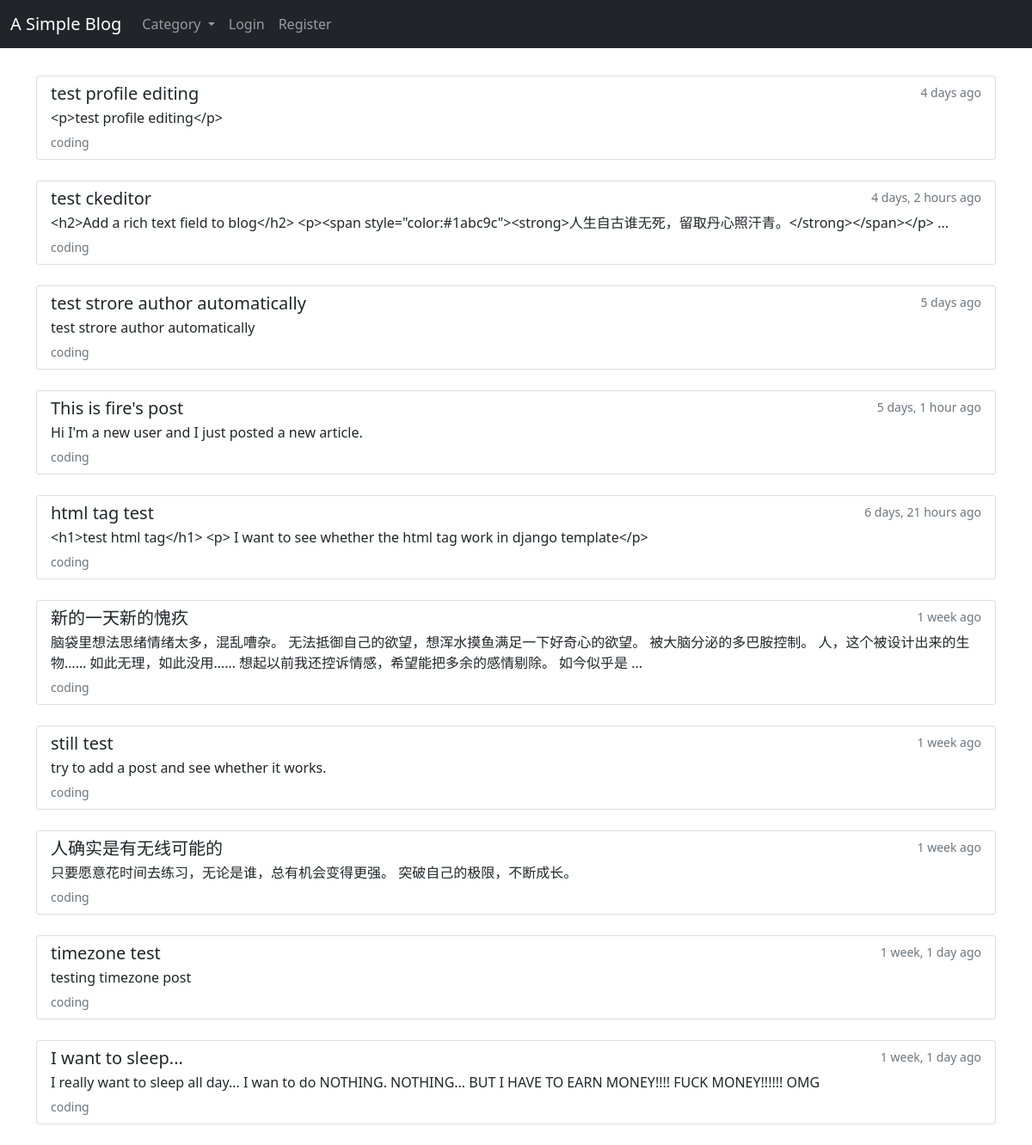
Page /category/coding/ on the earlier database version.
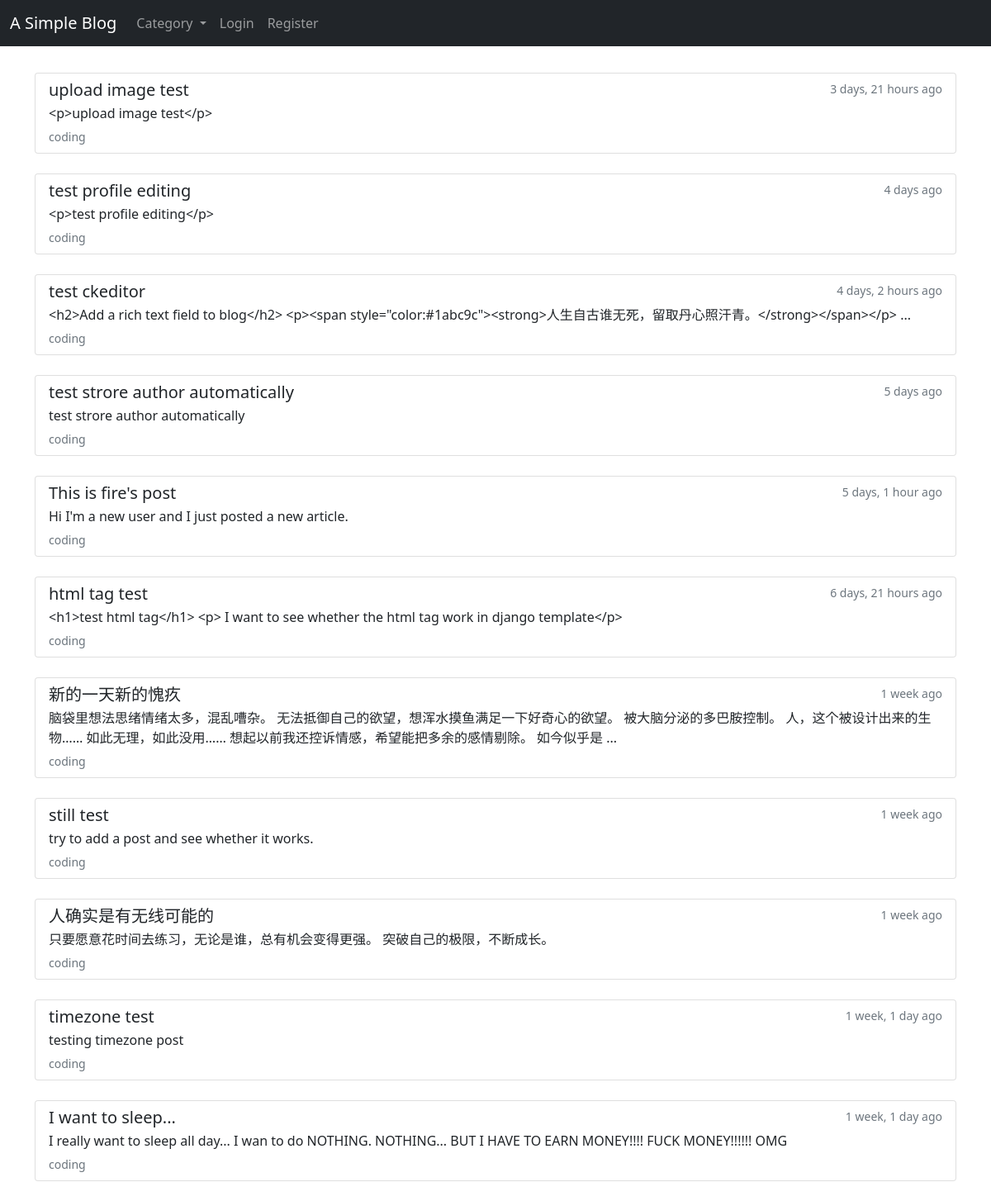
Same page on the later database version.
### myBlog/models.py (models this page shows, shortened)
class Post(models.Model):
    title = models.CharField(max_length=255)
    author = models.ForeignKey(User, on_delete=CASCADE, null=False)
    tag = models.CharField(max_length=255)
    category = models.CharField(max_length=50, default="coding")
    body = RichTextField(blank=True, null=True)
    image = models.ImageField(null=True, blank=True, upload_to='images/')
    post_time = models.DateTimeField(auto_now_add=True)
    likes = models.ManyToManyField(User, related_name="like_list")
    class Meta:
        ordering = ['-post_time']

### myBlog/views.py (the view)
class CategoryPostsView(generic.ListView):
    model = Post
    template_name = 'myBlog/category_posts.html'
    def get_context_data(self, **kwargs):
        posts_list = Post.objects.filter(category=self.kwargs['category'])
        context = super().get_context_data(**kwargs)
        context['posts_list'] = posts_list
        return context

### myBlog/context_processors.py (called while the page is built)
def get_category_list(request):
    category_list = Category.objects.all()
    return {
        'category_list': category_list,
    }

### myBlog/models.py (called while the page is built)
    def __str__(self):
        return self.name

### myBlog/templates/myBlog/category_posts.html (shortened to what this page needs)
{% extends 'base.html' %} {% block title %} My Blog {% endblock %}
{% block body %}
<br />
{% if posts_list %}
{% for post in posts_list %}
<div class="list-group">
  <a href="{% url 'article_detail' post.pk %}" class="list-group-item list-group-item-action">
    <div class="d-flex w-100 justify-content-between">
      <h5 class="mb-1">{{ post.title }}</h5>
      <small class="text-muted">{{ post.post_time|timesince }} ago</small>
    </div>
    <p class="mb-1">
      {% if post.body|length > 120 %}
      {{ post.body|slice:":120" }} ...
      {% else %}
      {{ post.body }}
      {% endif %}
    </p>
    <small class="text-muted">{{ post.category }}</small>
  </a>
</div>
<br />
{% endfor %}
{% else %}
<p><strong>Sorry, there are no articles fall under this category.</strong></p>
{% endif %}
{% endblock %}

### templates/base.html (shortened to what this page needs)
{% load static %}
<!DOCTYPE html>
<html lang="en">
<head>
	<link href="https://cdn.jsdelivr.net/npm/bootstrap@5.1.0/dist/css/bootstrap.min.css" rel="stylesheet"
 />
</head>
<body>
	<nav class="navbar navbar-expand-lg navbar-dark bg-dark">
		<div class="container-fluid">
			<a class="navbar-brand" href="{% url 'home' %}">A Simple Blog</a>
			<div class="collapse navbar-collapse" id="navbarNavAltMarkup">
				<div class="navbar-nav">
					<li class="nav-item dropdown">
						<a class="nav-link dropdown-toggle" href="#" id="navbarDropdown" role="button" data-bs-toggle="dropdown"
							aria-expanded="false">
							Category
						</a>
					</li>
					{% with url_name=request.resolver_match.url_name %}
					{% if request.user.is_authenticated %}
					<a class="nav-link {% if url_name == 'add_post' %}active{% endif %}" href="{% url 'add_post' %}">Add Post</a>
					<a class="nav-link {% if url_name == 'add_category' %}active{% endif %}" href="{% url 'add_category' %}">Add
						Category</a>
					<li class="nav-item dropdown">
						<a class="nav-link dropdown-toggle" href="#" id="navbarDropdown" role="button" data-bs-toggle="dropdown"
							aria-expanded="false">
							{{ request.user }}
						</a>
						<ul class="dropdown-menu" aria-labelledby="navbarDropdown">
							<li><a class="dropdown-item" href="{% url 'settings' user.id %}">Settings</a></li>
							<li><a class="dropdown-item" href="{% url 'logout' %}">Logout</a></li>
						</ul>
					</li>
					{% else %}
					<a class="nav-link {% if url_name == 'login' %}active{% endif %}" href="{% url 'login' %}">Login</a>
					<a class="nav-link {% if url_name == 'register' %}active{% endif %}" href="{% url 'register' %}">Register</a>
					{% endif %}
					{% endwith %}
				</div>
			</div>
		</div>
	</nav>
	<div class="container">{% block body %} {% endblock %}</div>
</body>
</html>

Differences in the rows shown:
added Post: title "upload image test", post_time "3 days, 21 hours", body "<p>upload image test</p>", category "coding"
